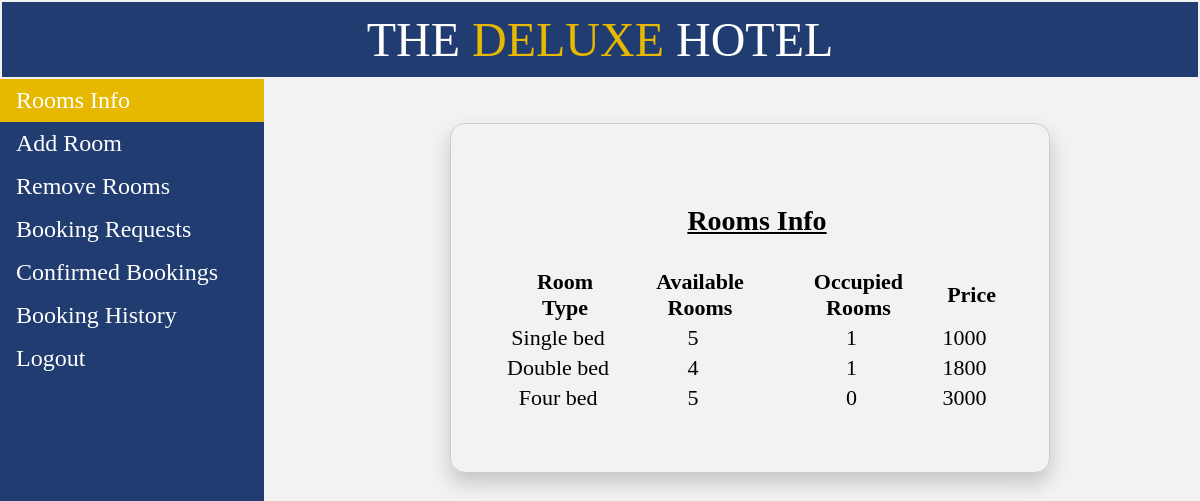
Page /admin_view.php on the earlier database version.
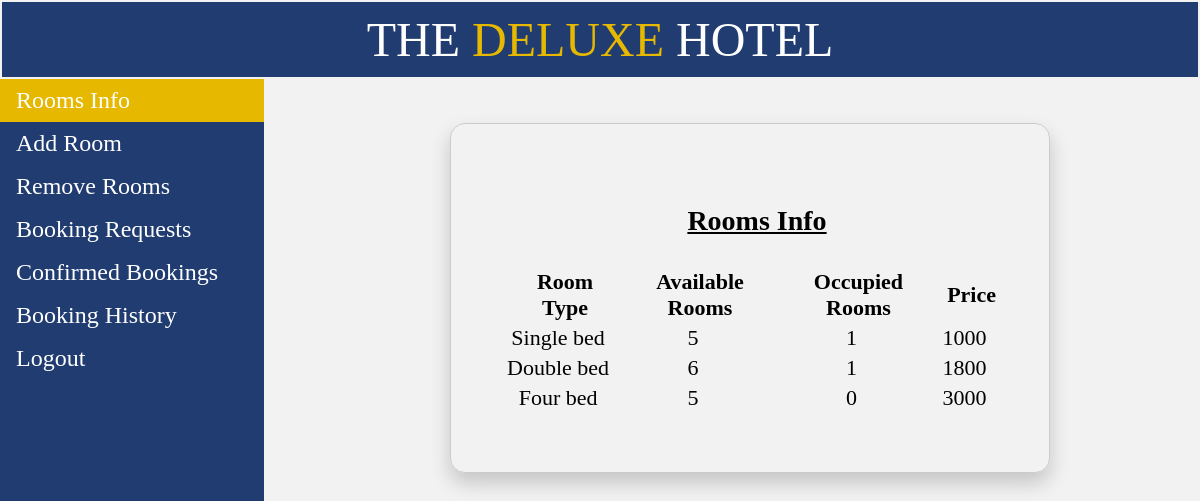
Same page on the later database version.
### tables this page shows
CREATE TABLE `rooms_count` (
  `room_type` varchar(20) NOT NULL,
  `available_rooms` int(11) NOT NULL,
  `occupied_rooms` int(11) NOT NULL,
  `price` int(11) NOT NULL
);

### admin_view.php (the view, shortened to what this page needs)
<!DOCTYPE html>
<html>
<head>
</head>
<body>
	<table style="width: 100%;">
		<tr>
			<td id="td1" style="padding: 10px; font-size: 48px;">THE <p style="color: #e6b800; display: inline;">DELUXE</p> HOTEL</td>
		</tr>
	</table>
	<ul>
		<li><a href="admin_view.php" class="active">Rooms Info</a></li>
		<li><a href="add_room_admin.php">Add Room</a></li>
		<li><a href="remove_room_admin.php">Remove Rooms</a></li>
		<li><a href="admin_room_status.php">Booking Requests</a></li>
		<li><a href="confirmed_bookings.php">Confirmed Bookings</a></li>
		<li><a href="booking_history.php">Booking History</a></li>
		<li><a href="index.php">Logout</a></li>
	</ul>
	<div style="margin-left:25%;padding:1px 16px;height:1000px;">
		<?php
			$conn = new mysqli("localhost","root","", "iwp");
			$sql = "SELECT * from rooms_count";
			$result=mysqli_query($conn,$sql); ?>
		  	<table class="basic_box">
				<tr>
					<th colspan="4"><p style="font-size: 28px; text-align: center; text-decoration: underline;">Rooms Info</p></th>
				</tr>
				<tr>
					<th>Room Type</th>
					<th>Available Rooms</th>
					<th>Occupied Rooms</th>
					<th>Price</th>
				</tr>
			<?php
			while ($row=mysqli_fetch_row($result))
    		{	?>
				<tr>
					<td><?php echo $row[0]; ?></td>
					<td><?php echo $row[1]; ?></td>
					<td><?php echo $row[2]; ?></td>
					<td><?php echo $row[3];
			} ?></td>
				</tr>
				<tr><td></td></tr><tr><td></td></tr>
			</table>
	</div>
</body>
</html>

### admin_view.php (style rules this page uses)
body { margin: 0; background: #f2f2f2; }
table { font-size: 22px; }
td { text-align: center; }
#td1 { background-color: rgba(09,41,98,0.9); color: white; border: 10px; margin-top: -10px; padding: 10px; }
.basic_box { border: 1px solid #ccc; border-radius: 15px; margin: auto; width: 600px; padding: 50px; box-shadow: 0 10px 20px rgba(0,0,0,0.19); }
th { font-weight: bold; padding-left: 15px; }
ul { list-style-type: none; margin: 0; padding: 0; width: 22%; font-size: 24px; background-color: rgba(09,41,98,0.9); text-decoration: none; position: fixed; height: 100%; overflow: auto; }
li { color: white; }
li a { display: block; color: white; padding: 8px 16px; text-decoration: none; }
li a.active { background-color: #e6b800; color: white; }

Differences in the rows shown:
changed rooms_count "Double bed": available_rooms "4" → "6"
